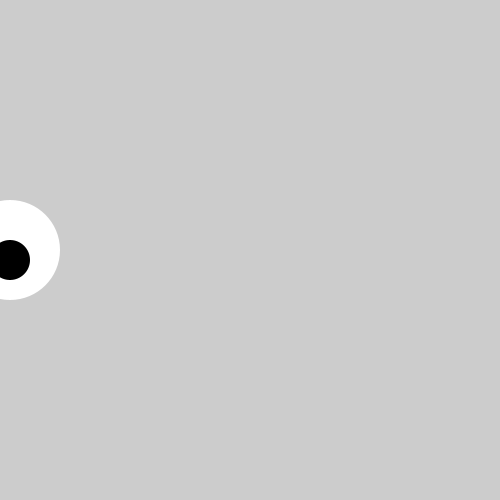
Frame 1 (no input)
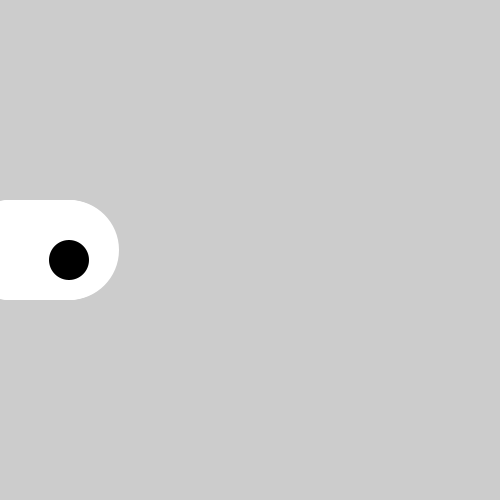
Frame 60 (the mouse pressed at the canvas centre just before this capture)
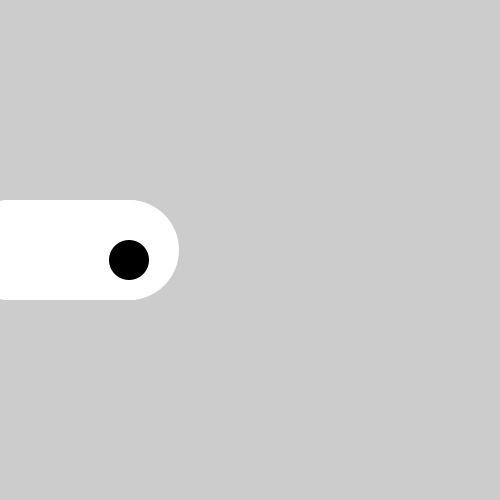
Frame 120 (the mouse held since frame 60 and released just before this capture)

The Processing sketch that drew these frames (run headless with seeded random() and noise(); from frame 60 on, the mouse is pressed at the canvas centre):

// Processing sketch: gibby
// ── gibby.pde
int gibby=10;
int gibeth=1;
void setup(){
  print("The most boring game of pong ever.");
size(500,500);
}
void draw(){
  noStroke();
  fill(#FFFFFF);
  ellipse(gibby,250,100,100);
 fill(#000000);
 ellipse(gibby,260,40,40);
 gibby=gibby+gibeth;
 if(gibby>500){
 gibeth= -gibeth;
 }
 if(gibby<0){
gibeth= -gibeth;   
 }
}
